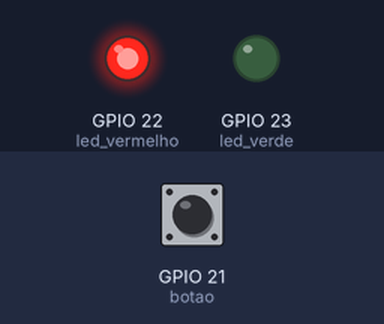
Recording of a sketch running on a simulated ESP32. On the bench: output pins drawn as LEDs (lit = HIGH). The inputs (shaded band) are chosen by the test bench; at power-on: GPIO 21 (botao) LOW.

Above: at 1.2 s.
1.3 s: GPIO 21 (botao) pulled HIGH for 0.15 s
At 1.37 s:
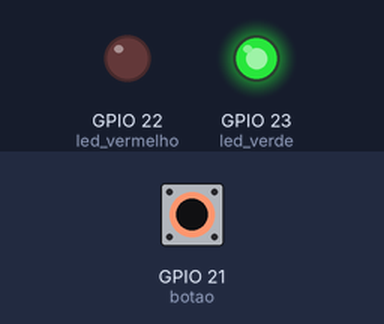
2.9 s: GPIO 21 (botao) pulled HIGH for 3.2 s
At 6.5 s:
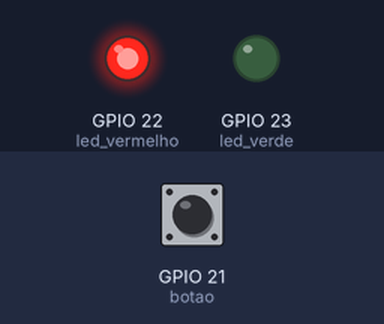
Timing chart, 0 to 8.0 s (numbered marks = the images above; inputs shaded):
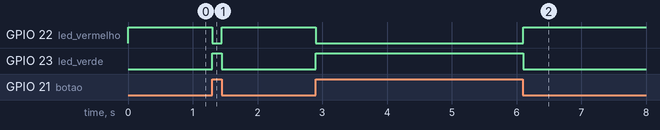

Measured:
- after the input at 1.3 s, GPIO 22 (led_vermelho): HIGH → LOW at once, → HIGH 0.15 s later; GPIO 23 (led_verde): LOW → HIGH at once, → LOW 0.15 s later
- after the input at 2.9 s, GPIO 22 (led_vermelho): HIGH → LOW at once, → HIGH 3.2 s later; GPIO 23 (led_verde): LOW → HIGH at once, → LOW 3.2 s later

The sketch:

botao_pulldown.ino
```cpp
// leitura de botão utilizando resistor pull-down de 10kΩ
// quando pressionado → estado HIGH
// quando solto → estado LOW

#define led_verde 23
#define led_vermelho 22
#define botao 21

void setup() {
  pinMode(led_verde,OUTPUT);
  pinMode(led_vermelho,OUTPUT);
  pinMode(botao,INPUT);

}
void loop() {
    int estado_botao;
    estado_botao = digitalRead(botao);

    digitalWrite(led_verde,estado_botao);
    digitalWrite(led_vermelho,!estado_botao);

}
```
